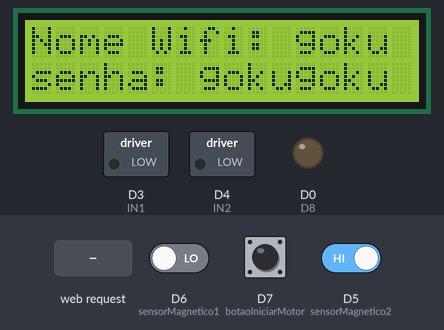
Simulated run of this sketch. Board: ESP8266 (Wemos D1 mini). Shown: 16×2 character LCD, switched loads named in the sketch (green lamp = pin HIGH), output pins drawn as LEDs (lit = HIGH). Inputs (shaded band) come from the test bench; at power-on: D7 (botaoIniciarMotor) HIGH, D6 (sensorMagnetico1) LOW, D5 (sensorMagnetico2) HIGH. WiFi joins after 1.5 s; servers stay silent unless stated; what the sketch prints to the serial monitor is not drawn.

Above: at 0.7 s.
At 2.8 s:
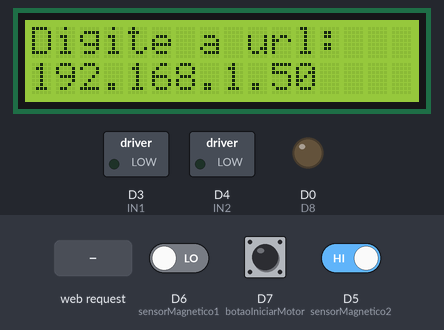
2.9 s: D7 (botaoIniciarMotor) pulled LOW for 0.15 s
At 3.6 s:
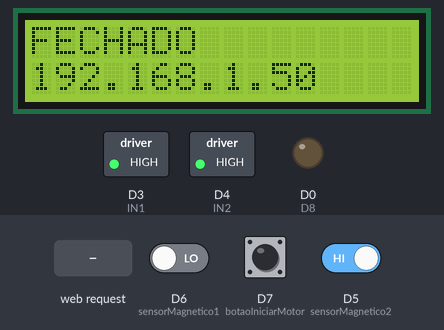
4.5 s: HTTP request GET /gpio/0 received
6.0 s: HTTP request GET /fechado received
7.5 s: D7 (botaoIniciarMotor) driven LOW
10.5 s: D6 (sensorMagnetico1) driven HIGH
At 11.4 s:
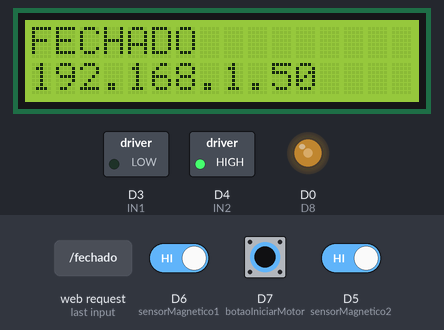
12.0 s: D6 (sensorMagnetico1) driven LOW
At 12.4 s:
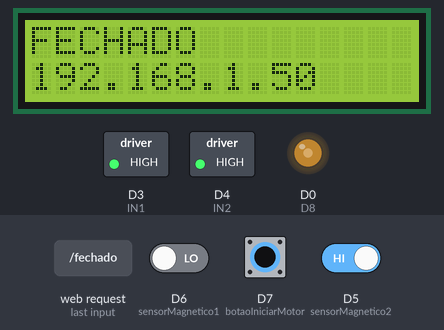
Timing chart, 0 to 15.0 s (numbered marks = the images above; inputs shaded):
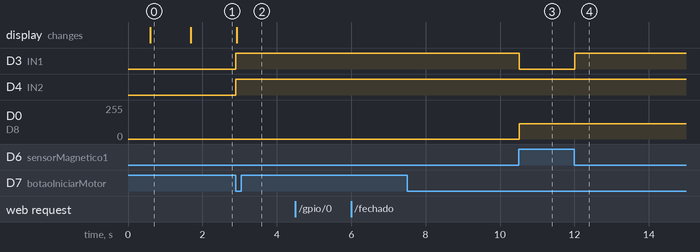

The sketch:

portao.ino
```cpp
//Conversão da pinagem Wemos D1 para generic esp8266
//D0 = 16;
//D1 = 5;
//D2 = 4;
//D3 = 0;
//D4 = 2;
//D5 = 14;
//D6 = 12;
//D7 = 13;
//D8 = 15;

byte IN1 = 0;
byte IN2 = 2;
byte D8 = 16;
byte botaoIniciarMotor = 13;

byte sensorMagnetico1 = 12;
byte sensorMagnetico2 = 14;
String estado;
int velocidadePortao = 115;

#include <ESP8266WiFi.h>
#include <Wire.h>
#include <LiquidCrystal_I2C.h>

#ifndef STASSID
#define STASSID "goku"
#define STAPSK "gokugoku"


// CONFIGURAÇÕES DISPLAY
#define endereco 0x27
#define colunas 16
#define linhas 2
#define ip WiFi.localIP().toString()

#endif

const char *ssid = STASSID;
const char *password = STAPSK;

// Create an instance of the server
// specify the port to listen on as an argument
WiFiServer server(80);

LiquidCrystal_I2C lcd(endereco, colunas, linhas);

void imprimirLinhas(String msg1, String msg2)
{
  lcd.clear();
  lcd.print(msg1);
  lcd.setCursor(0, 1);
  lcd.print(msg2);
  lcd.setCursor(1, 1);
}

void abrirPortao(){
  while (digitalRead(sensorMagnetico2) == LOW && estado == "fechado")
    {
      analogWrite(D8, velocidadePortao);
      digitalWrite(IN1, HIGH);
      digitalWrite(IN2, LOW);
      Serial.println("PORTÃO ABRINDO!");
    }
    digitalWrite(IN1, HIGH);
    digitalWrite(IN2, HIGH);
    estado = "aberto";
    Serial.println("PORTÃO ABERTO!");
    imprimirLinhas("ABERTO", ip);
}

void fecharPortao(){
  while (digitalRead(sensorMagnetico1) == HIGH && estado == "fechado")
    {
      analogWrite(D8, velocidadePortao);
      digitalWrite(IN1, LOW);
      digitalWrite(IN2, HIGH);
      Serial.println("PORTÃO FECHANDO!");
    }
    digitalWrite(IN1, HIGH);
    digitalWrite(IN2, HIGH);
    estado = "aberto";
    Serial.println("FECHADO!");
    imprimirLinhas("FECHADO", ip);
}

void setup()
{
  lcd.init();
  lcd.backlight();
  lcd.clear();

  Serial.begin(9600);
  pinMode(IN1, OUTPUT);
  pinMode(IN2, OUTPUT);
  pinMode(botaoIniciarMotor, INPUT);
  pinMode(D8, INPUT);
  pinMode(sensorMagnetico1, INPUT);
  pinMode(sensorMagnetico2, INPUT);

  // Connectando Wifi
  Serial.println();
  Serial.println();
  Serial.print(F("Conectando em "));
  Serial.println(ssid);

  WiFi.mode(WIFI_STA);
  WiFi.begin(ssid, password);

  while (WiFi.status() != WL_CONNECTED)
  {
    delay(500);
    Serial.print(F("."));
    imprimirLinhas("Nome Wifi: " + (String)ssid, "senha: " + (String)password);
  }

  Serial.println();
  Serial.println(F("WiFi Conectado"));

  imprimirLinhas("Digite a url:", ip);

  // Iniciando Servidor
  server.begin();
  Serial.println(F("Servidor Iniciado"));

  // Print the IP address
  Serial.println(WiFi.localIP());
}

void loop()
{
  estado = "fechado";

  //Abrindo o portão com o botão
  if (digitalRead(botaoIniciarMotor) == LOW && digitalRead(sensorMagnetico2) == LOW)
  {
    abrirPortao();
  }

  if (digitalRead(botaoIniciarMotor) == LOW && digitalRead(sensorMagnetico2) == HIGH)
  {
    fecharPortao();
  }

  // Checa se algum cliente conectou no IP
  WiFiClient client = server.available();
  if (!client)
  {
    return;
  }
  Serial.println(F("Novo Cliente web"));
  client.setTimeout(5000); // Para o cliente depois de um determinado tempo

  // Read the first line of the request
  String req = client.readStringUntil('\r');
  Serial.println(F("request: "));
  Serial.println(req);

 Serial.println(estado);
 if (req.indexOf(F("/gpio/0")) != -1 && digitalRead(sensorMagnetico2) == LOW)
  {
    abrirPortao();
  }


  if (req.indexOf(F("/gpio/0")) != -1 && digitalRead(sensorMagnetico1) == HIGH)
  {
    fecharPortao();
  }


  // read/ignore the rest of the request
  // do not client.flush(): it is for output only, see below
  while (client.available())
  {
    // byte by byte is not very efficient
    client.read();
  }

  client.print(F("<!DOCTYPE html>"));
  client.print(F("<html lang='pt'>"));
  client.print(F("<head>"));
  client.print(F("<meta charset='UTF-8'>"));
  client.print(F("<meta http-equiv='X-UA-Compatible' content='IE=edge'>"));
  client.print(F("<meta name='viewport' content='width=device-width, initial-scale=1.0'>"));
  client.print(F("<link href='https://cdn.jsdelivr.net/npm/bootstrap@5.0.2/dist/css/bootstrap.min.css' rel='stylesheet' integrity='sha384-EVSTQN3/azprG1Anm3QDgpJLIm9Nao0Yz1ztcQTwFspd3yD65VohhpuuCOmLASjC' crossorigin='anonymous'>"));
  client.print(F("<link rel='icon' type='image/x-icon' href='https://www.unidesc.edu.br/wp-content/uploads/2017/02/favicon1.png'>"));
  client.print(F("<link rel='stylesheet' href='https://cdn.jsdelivr.net/npm/bootstrap-icons@1.5.0/font/bootstrap-icons.css'>"));
  client.print(F("<title>Portão Unidesc</title>"));
  client.print(F("</head>"));
  client.print(F("<body>"));
  client.print(F("<div class='container'>"));
  client.print(F("<div class='container mt-2 mb-2'>"));
  client.print(F("<div class='row justify-content-center'>"));
  client.print(F("<img class='col-5' src='https://www.unidesc.edu.br/wp-content/uploads/2017/02/logo-site1.png' alt=''>"));
  client.print(F("</div>"));
  client.print(F("</div>"));
  client.print(F("<div class='container' style='margin-top: 50%'>"));
  client.print(F("<a href='/gpio/0' class='row mt-5 mb-2 ml-3 mr-3 border text-decoration-none'>"));
  client.print(F("<button type='button' class='col-12 p-3 btn btn-outline-primary' ><i class='bi bi-play'></i> Aperte</button>"));
  client.print(F("</a>"));
  client.print(F("<p class='text-center text-secondary'>*Aperte o botão para abrir ou fechar o portão</p>"));
  client.print(F("</div>"));
  client.print(F("</div>"));
  client.print(F("<footer class='fixed-bottom container'>"));
  client.print(F("<div class='container'>"));
  client.print(F("<p class='text-center text-secondary'><small>Projeto Integralizador - TADS 2019 - Professor: <a href='https://www.linkedin.com/in/efrain-rodriguez-b235b9b4/'>Efain</a></small></p>"));
  client.print(F("</div>"));
  client.print(F("<div class='row justify-content-center border-top pt-2'>"));
  client.print(F("<p class='text-center col'>"));
  client.print(F("<a class='text-decoration-none' href='https://www.linkedin.com/in/tiago-silva-pereira-84375750/'><i class='bi bi-linkedin'></i> Tiago </a>"));
  client.print(F("</p>"));
  client.print(F("<p class='text-center col'>"));
  client.print(F("<a class='text-decoration-none' href='https://github.com/xtremearts/arduinoPortao/'><i class='bi bi-github'></i> Código Fonte </a>"));
  client.print(F("</p>"));
  client.print(F("</div>"));
  client.print(F("</footer>"));
  client.print(F("</body>"));
  client.print(F("</html>"));
  Serial.println(F("Cliente Desconectado"));
}
```

Measured:
- after the input at 2.9 s, D3 (IN1), D4 (IN2): LOW → HIGH at once; the display: changes at once (image 2)
- after the input at 10.5 s, D3 (IN1): HIGH → LOW at once; D0 (D8): 0/255 → 115/255 at once
- after the input at 12.0 s, D3 (IN1): LOW → HIGH at once
- what the display in image 0 shows lasts 1.1 s, from 0.6 s to 1.7 s
